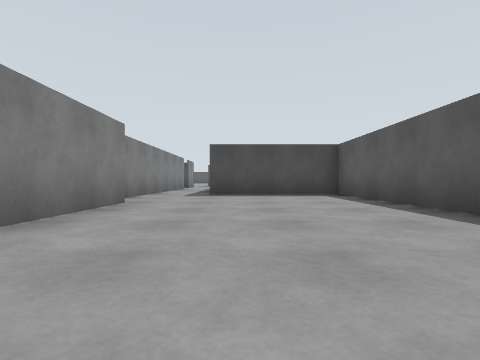
[1] (above)

21 first-person views from a walk through a robot-simulator world made for Gazebo. The camera is 0.72 m above the floor, looks level and sees 85° across. The floor is counted in squares, 2 m on a side. Each view is taken from the middle of a square. On the plan, view 1 faces up. The plan holds only what a view shows up to about 9 squares ahead; the rest is blank. The place goes on beyond the plan.

[2]
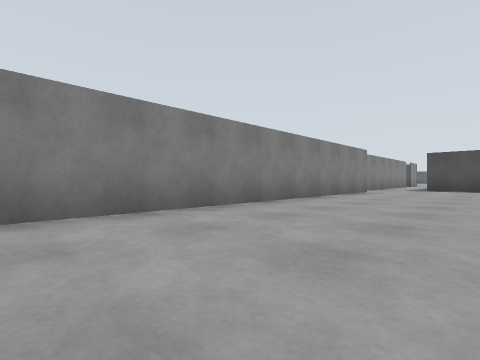

[3]
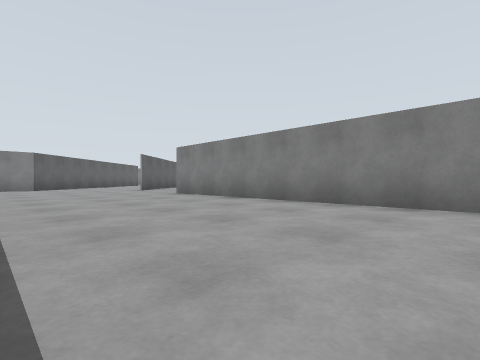

[4]
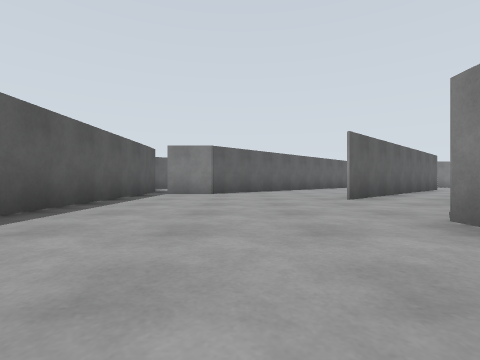

[5]
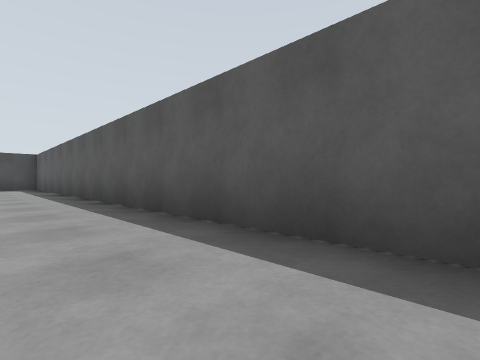

[6]
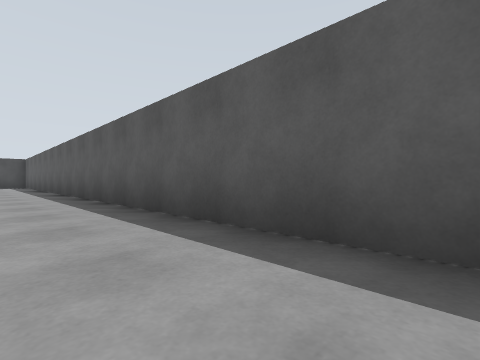

[7]
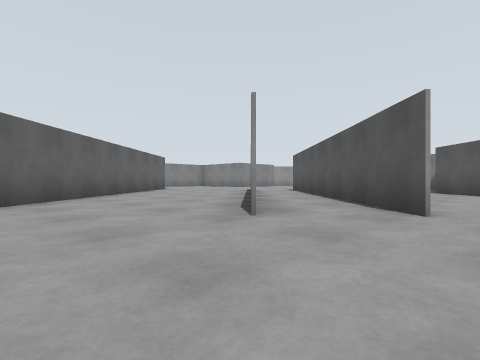

[8]
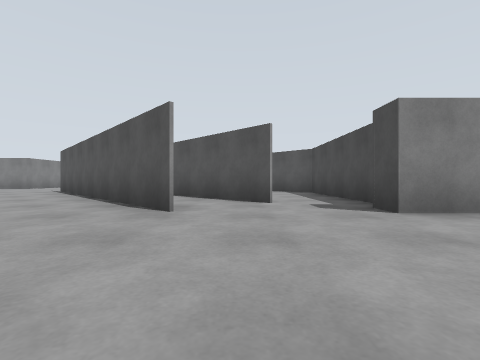

[9]
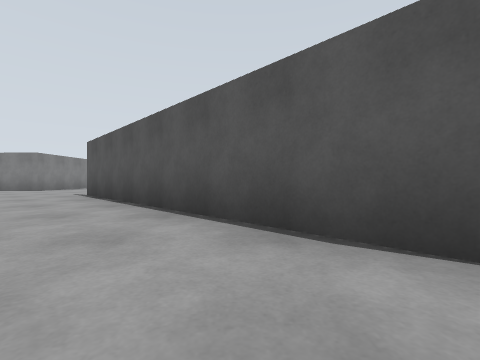

[10]
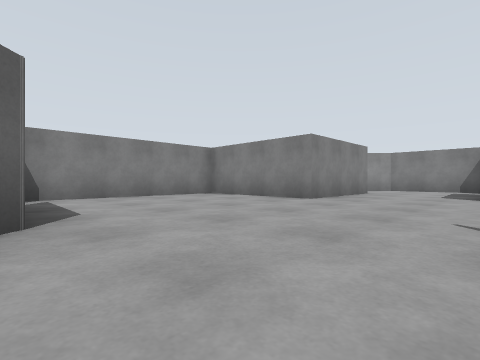

[11]
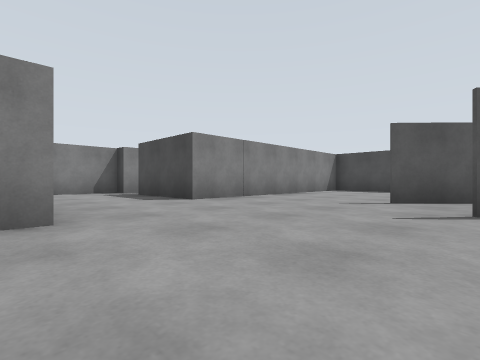

[12]
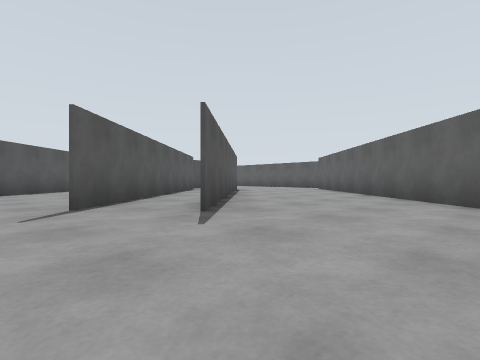

[13]
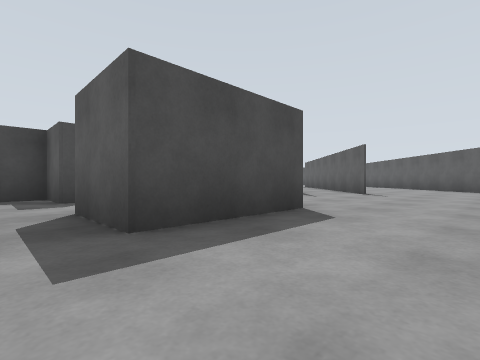

[14]
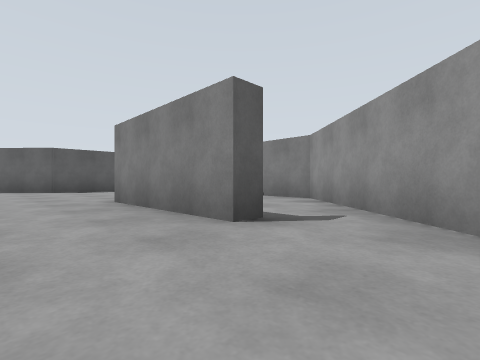

[15]
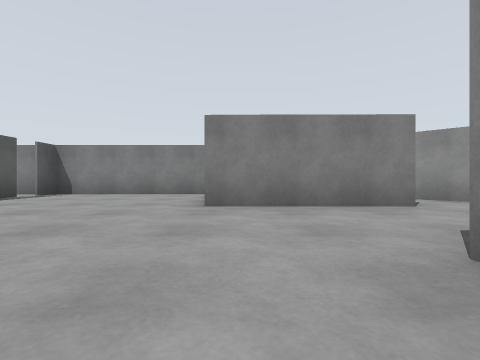

[16]
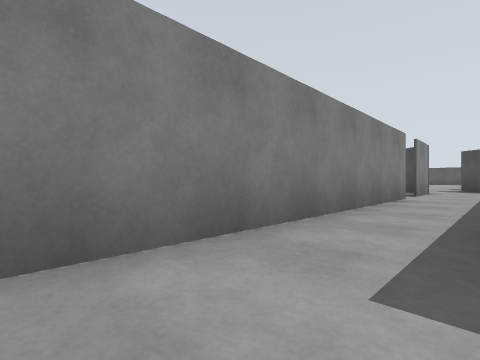

[17]
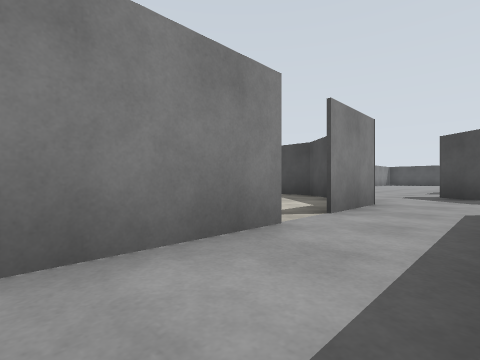

[18]
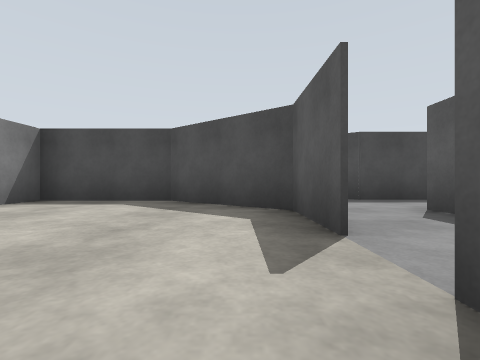

[19]
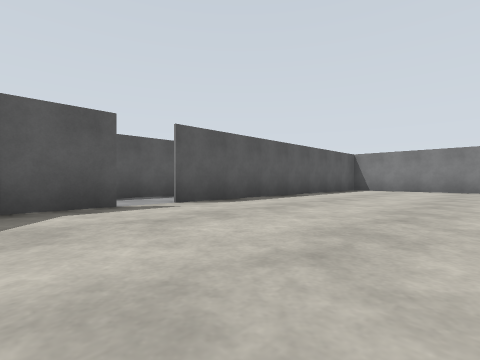

[20]
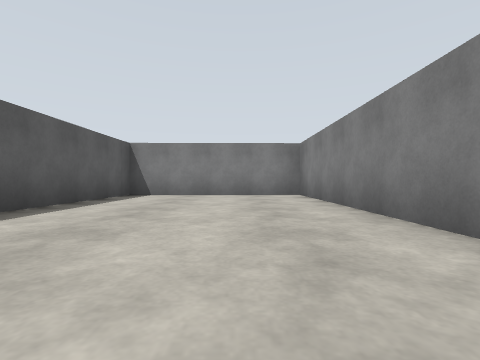

[21]
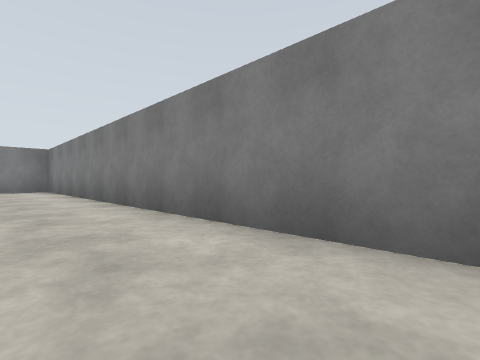

### Floor plan
Key: @ floor where view 1 was taken; # wall or solid block; . floor.
Columns run from 15 left of view 1 to 3 right of it. Each row starts with its distance up from view 1.
 15         ####.####
 14         #..##...
 13         #...##.#
 12         #....#.#
 11         #......#
 10         #....#.#
  9         #....#.
  8         #....#.
  7         #....#.####
  6         #....#....#
  5         #....#....#
  4         #....#....#
  3         ######....#
  2              #....#
  1              #....#
  0              #.@..#
 -1              #....#
 -2              #....#
 -3              #....#
 -4              #....#
 -5              #....#
 -6              #....#
 -7              #....#
 -8        #######....#
 -9       ##..........#
-10     ###....##.....#
-11     #...  ####....#
-12  ####... ####.....#
-13  .# #...####...####
-14  .. #..####...##
-15  .###...##...##
-16 #.###.......##
-17 #..........##
-18 #.........##
-19 ##.###....#
-20  ### #....#
-21      #....#
-22      ######

Where each view was taken, in squares from view 1:
view 1: 0 up, 0 right, facing up
view 2: 4 down, 1 right, facing up-left
view 3: 2 down, 2 right, facing down-left
view 4: 6 down, 0 right, facing down
view 5: 5 down, 1 right, facing up-right
view 6: 8 down, 1 right, facing up-right
view 7: 9 down, 0 right, facing down-left
view 8: 10 down, 1 right, facing left
view 9: 12 down, 1 left, facing left
view 10: 16 down, 5 left, facing down-left
view 11: 19 down, 7 left, facing up-left
view 12: 18 down, 9 left, facing up-right
view 13: 18 down, 14 left, facing up-right
view 14: 17 down, 14 left, facing down-right
view 15: 15 down, 10 left, facing down
view 16: 5 up, 1 left, facing up-left
view 17: 9 up, 1 left, facing up-left
view 18: 10 up, 3 left, facing up
view 19: 13 up, 6 left, facing down-right
view 20: 10 up, 5 left, facing down
view 21: 13 up, 5 left, facing down-left
